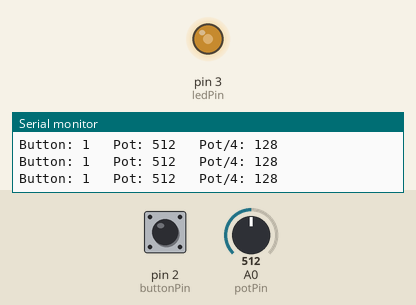
Recording of a sketch running on a simulated Arduino Uno, built with avr-gcc and run on an emulated ATmega328P. Shown: output pins drawn as LEDs (lit = HIGH), the last lines printed to the serial monitor. The test bench sets the inputs (shaded band); at power-on: A0 (potPin) = 512, pin 2 (buttonPin) HIGH.

Above: at 1.2 s.
1.3 s: A0 (potPin) set to 408
At 2.2 s:
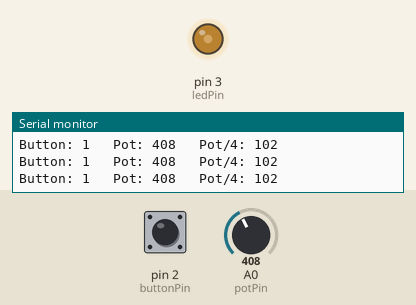
4.3 s: A0 (potPin) set to 383
At 5.1 s:
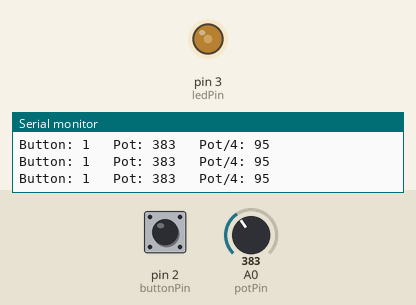
5.8 s: A0 (potPin) set to 106
At 7.0 s:
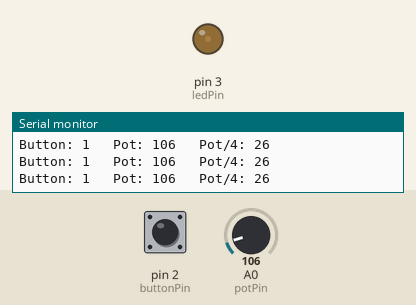
7.3 s: A0 (potPin) set to 92
At 8.7 s:
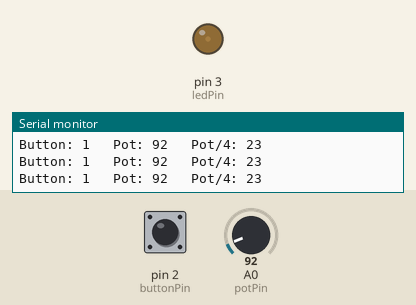
10.3 s: A0 (potPin) set to 0
At 11.5 s:
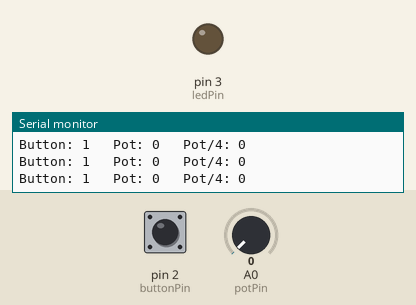
11.8 s: A0 (potPin) set to 8
At 12.2 s:
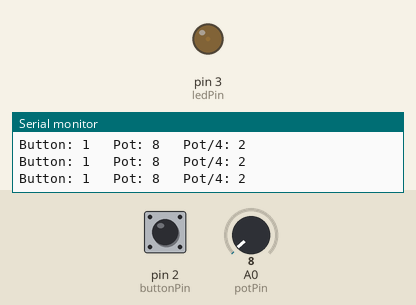
14.8 s: A0 (potPin) set to 11
Timing chart, 0 to 17.8 s (numbered marks = the images above; inputs shaded):
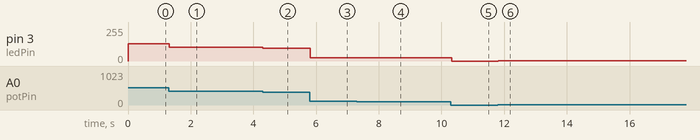

Measured:
- after the input at 1.3 s, pin 3 (ledPin): 128/255 → 102/255 at once
- after the input at 4.3 s, pin 3 (ledPin): 102/255 → 95/255 at once
- after the input at 5.8 s, pin 3 (ledPin): 95/255 → 26/255 at once
- after the input at 7.3 s, pin 3 (ledPin): 26/255 → 23/255 at once
- after the input at 10.3 s, pin 3 (ledPin): 23/255 → 0/255 at once
- after the input at 11.8 s, pin 3 (ledPin): 0/255 → 2/255 at once

The sketch:

serial_display.ino.ino
```cpp
int ledPin = 3;
int buttonPin = 2;
int potPin = A0;

void setup() {
  // set up the pins:
  pinMode(ledPin,OUTPUT);
  pinMode(buttonPin,INPUT_PULLUP);
  pinMode(potPin,INPUT);

  //initialise serial port with baud rate of 9600
  Serial.begin(9600);//no of bits/seconds = baud rate
}

void loop() {
  // read the state of buttonPin and store it as buttonState (0 or 1)
  int buttonState = digitalRead(buttonPin);

  // read the value of the pot, divide it by 4, and store it as potValue
  int potValue = analogRead(potPin);
  int filteredPotValue = potValue / 4;

  // turn led on with the value of potValue
  analogWrite(ledPin,filteredPotValue);

  // print the value of the button
  Serial.print("Button: ");
  Serial.print(buttonState);
  Serial.print("   ");

  // print the value of the pot
  Serial.print("Pot: ");
  Serial.print(potValue);
  Serial.print("   ");

  // print the value of the pot / 4 with a line return at the end
  Serial.print("Pot/4: ");
  Serial.println(filteredPotValue);

}
```
